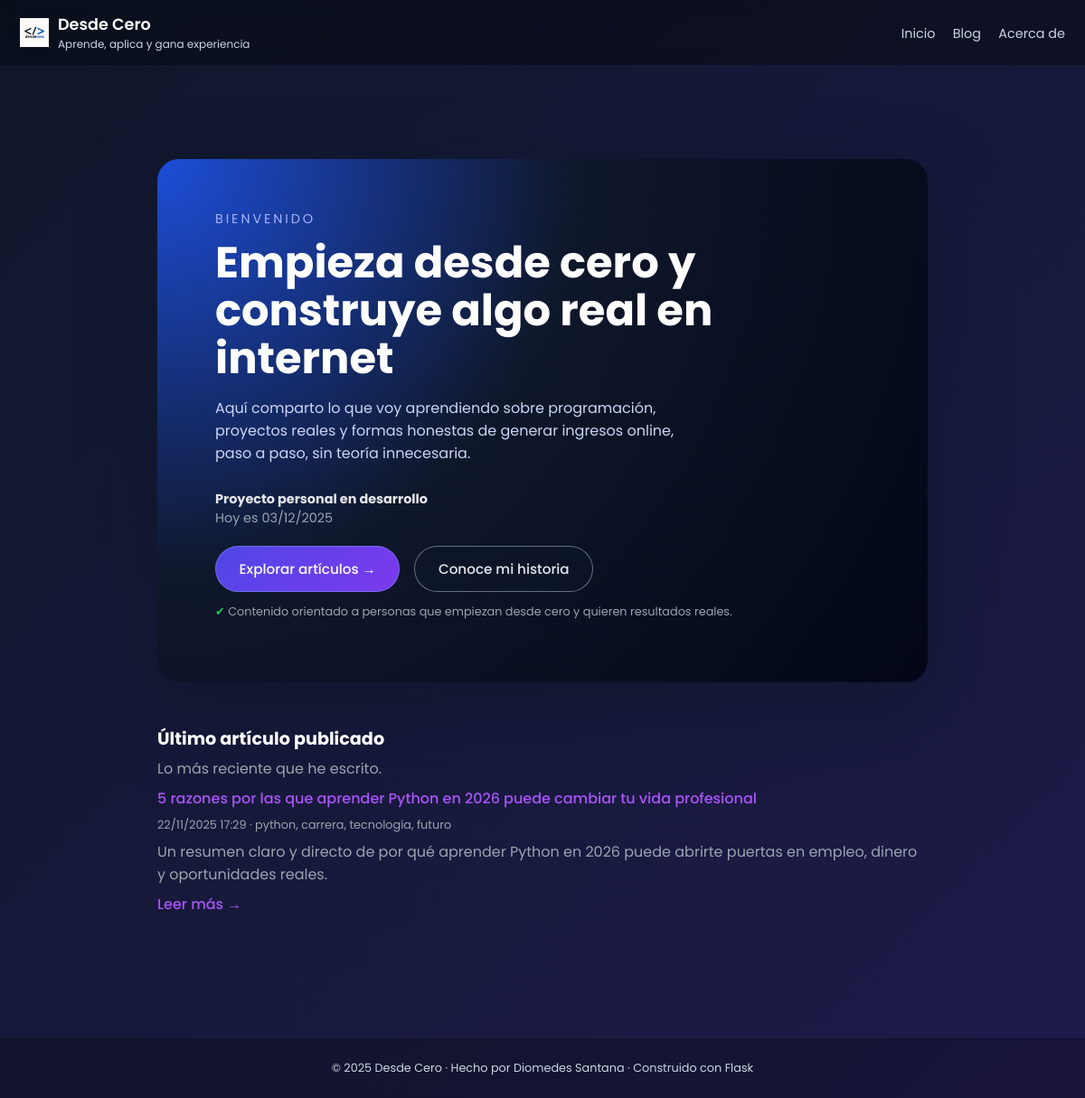
Before: / with the older database file.
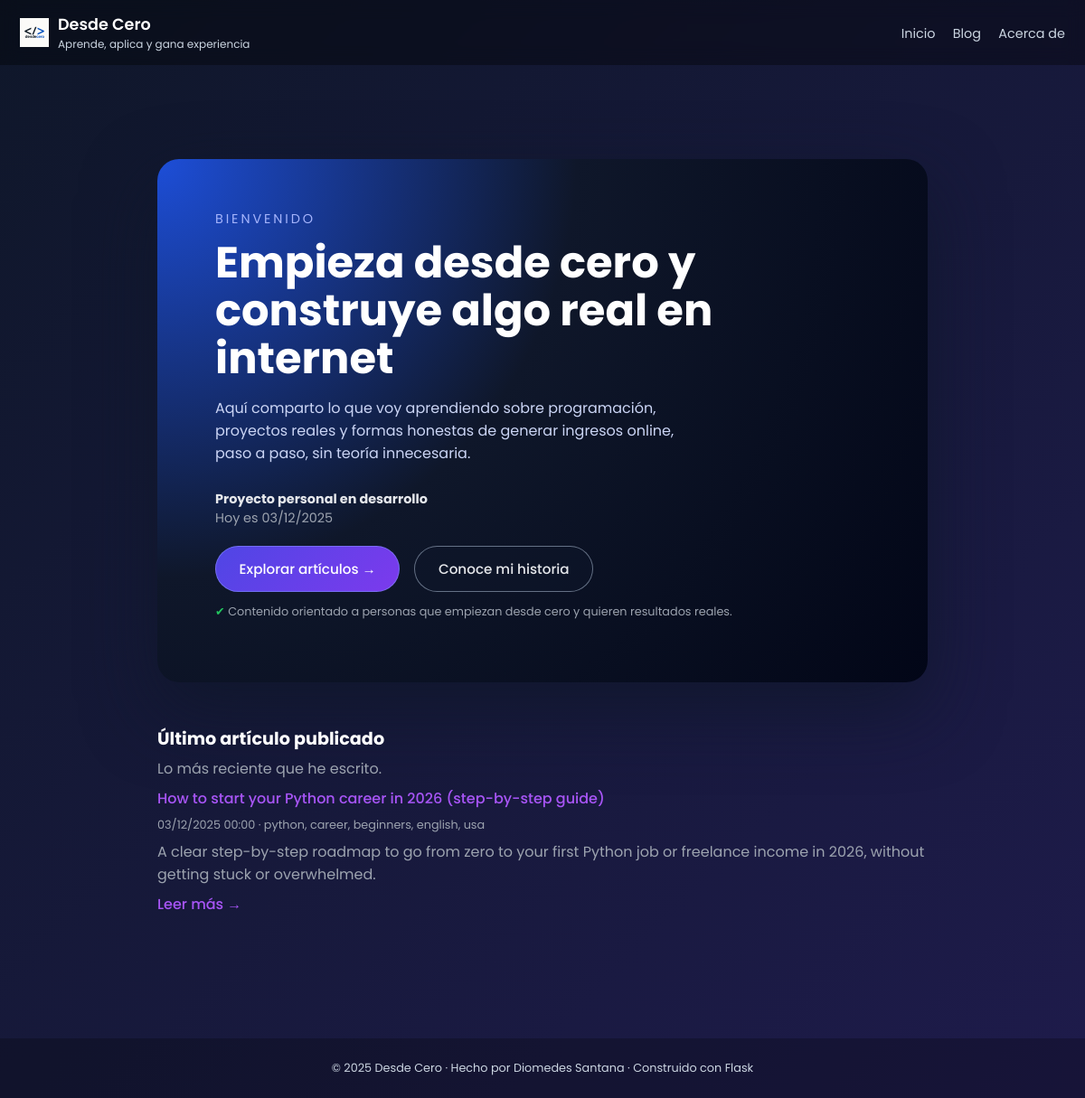
After: the same page with the newer database file.
### tables this page shows
CREATE TABLE posts (
            id      INTEGER PRIMARY KEY AUTOINCREMENT,
            title   TEXT NOT NULL,
            slug    TEXT NOT NULL UNIQUE,
            date    TEXT NOT NULL,      -- formato ISO 'YYYY-MM-DD HH:MM:SS'
            tags    TEXT,
            excerpt TEXT,
            content TEXT NOT NULL
        );

### main.py (the view)
@app.route("/")
def home():
    posts = get_all_posts()
    last_post = posts[0] if posts else None
    fecha = datetime.now().strftime("%d/%m/%Y")
    return render_template("index.html", post=last_post, fecha=fecha)

### main.py (called while the page is built)
def get_conn():
    conn = sqlite3.connect(DB_PATH)
    conn.row_factory = sqlite3.Row  # permite acceder por nombre de columna
    return conn

def get_all_posts():
    conn = get_conn()
    cur = conn.cursor()
    cur.execute("SELECT * FROM posts ORDER BY date DESC")
    rows = cur.fetchall()
    conn.close()
    return rows

@app.template_filter("fecha")
def formato_fecha(value):
    try:
        if isinstance(value, str):
            dt = datetime.strptime(value, "%Y-%m-%d %H:%M:%S")
        else:
            dt = value
        return dt.strftime("%d/%m/%Y %H:%M")
    except Exception:
        return value

@app.context_processor
def inject_globals():
    now = datetime.utcnow()
    return {
        "now": now,
        "current_year": now.year,
        "site_name": "Desde Cero",
    }

### templates/index.html (shortened to what this page needs)
{% extends "base.html" %}
{% block content %}
<div class="home-wrapper">
  <section class="home-hero">
    <div>
      <div class="home-kicker">BIENVENIDO</div>
      <h1 class="home-title">
        Empieza desde cero y construye algo real en internet
      </h1>
      <p class="home-subtitle">
        Aquí comparto lo que voy aprendiendo sobre programación, proyectos reales
        y formas honestas de generar ingresos online, paso a paso, sin teoría innecesaria.
      </p>
      <p class="home-meta">
        <strong>Proyecto personal en desarrollo</strong><br>
        Hoy es {{ fecha }}
      </p>
      <div class="home-cta-row">
        <a href="{{ url_for('blog_list') }}" class="btn-primary">
          Explorar artículos →
        </a>
        <a href="{{ url_for('about') }}" class="btn-ghost">
          Conoce mi historia
        </a>
      </div>
      <p class="home-mini">
        <span>✔</span>
        Contenido orientado a personas que empiezan desde cero
        y quieren resultados reales.
      </p>
    </div>
  </section>
  <section class="home-latest">
    <h2>Último artículo publicado</h2>
    <p>Lo más reciente que he escrito.</p>
    {% if post %}
      <p>
        <a href="{{ url_for('post_detail', slug=post['slug']) }}" class="post-link">
          {{ post['title'] }}
        </a>
      </p>
      <p class="home-mini">
        {{ post['date']|fecha }} · {{ post['tags'] }}
      </p>
      <p>{{ post['excerpt'] }}</p>
      <p>
        <a href="{{ url_for('post_detail', slug=post['slug']) }}" class="post-link">
          Leer más →
        </a>
      </p>
    {% else %}
      <p>
        Todavía no hay artículos publicados. Muy pronto habrá contenido nuevo.
      </p>
    {% endif %}
  </section>
</div>
{% endblock %}

Changed rows visible on the page:
no longer on this page (row unchanged): posts: title "5 razones por las que aprender Python en 2026 puede cambiar tu vida profesional", date|fecha "22/11/2025 17:29", tags "python, carrera, tecnología, futuro", excerpt "Un resumen claro y directo de por qué aprender Python en 2026 puede abrirte puertas en empleo, dinero y oportunidades reales."
added posts: title "How to start your Python career in 2026 (step-by-step guide)", date|fecha "03/12/2025 00:00", tags "python, career, beginners, english, usa", excerpt "A clear step-by-step roadmap to go from zero to your first Python job or freelance income in 2026, without getting stuck or overwhelmed."
